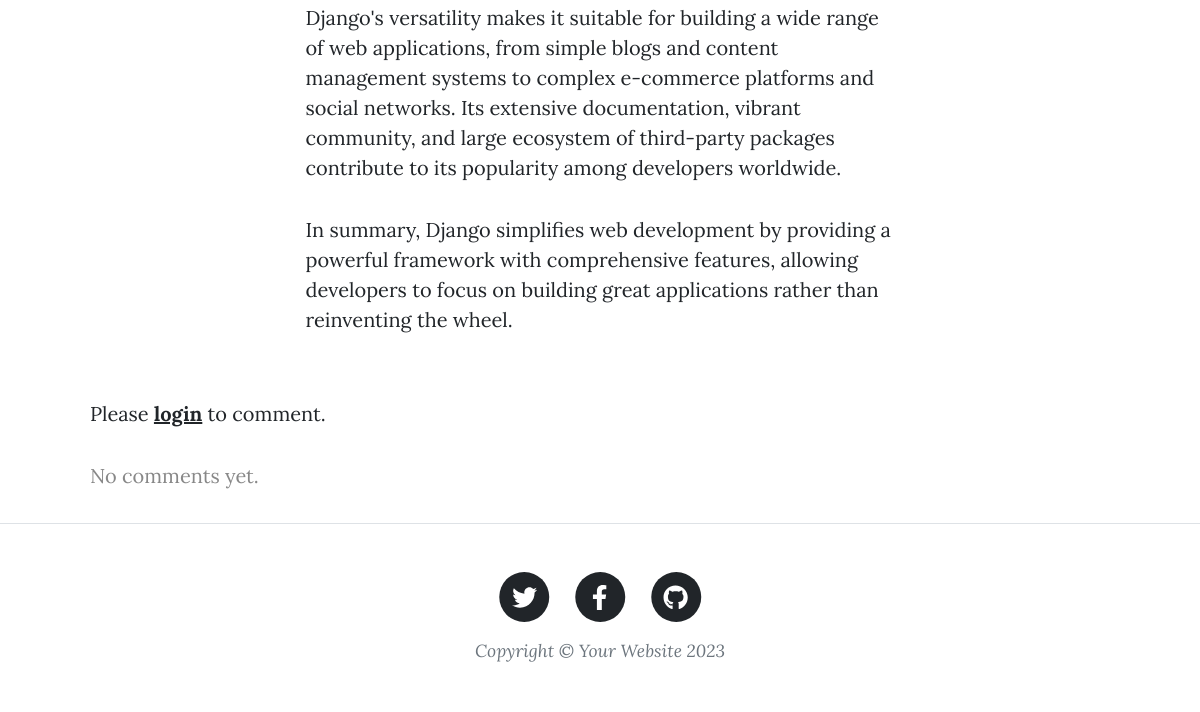
The app's page /post/4/ (lower part), older data.
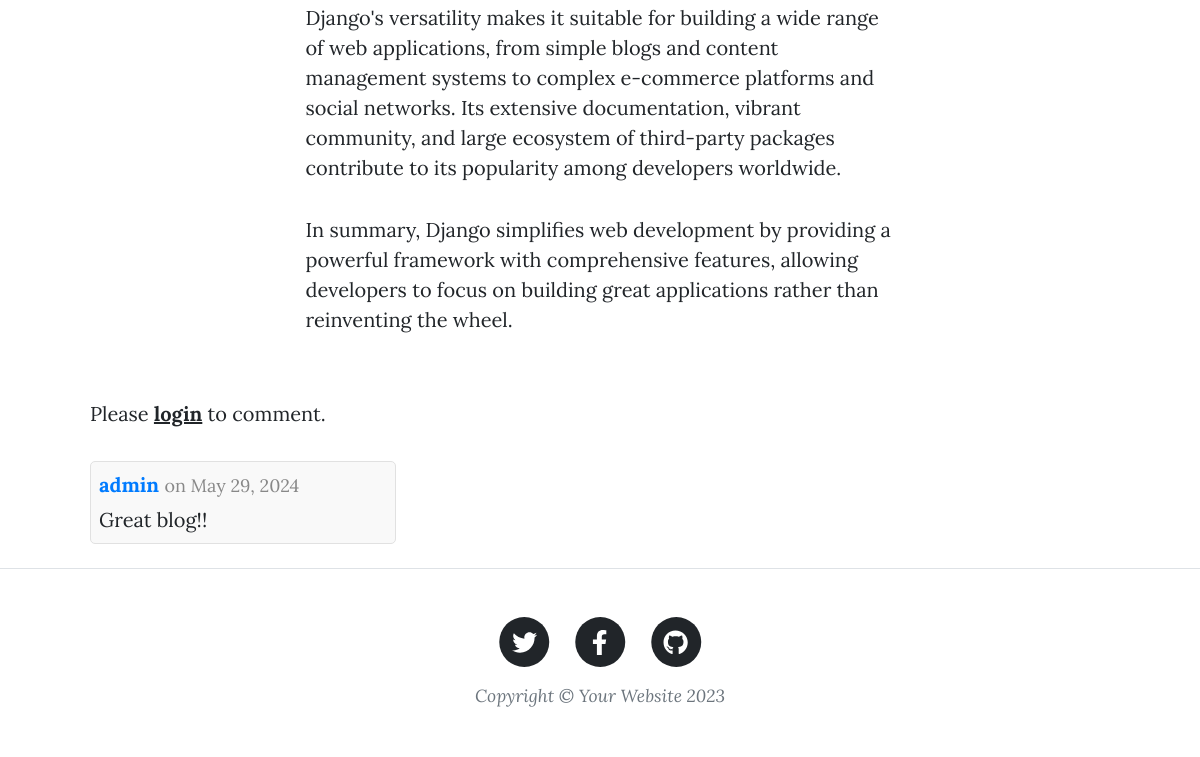
The same page, newer data.
### blog/models.py (models this page shows, shortened)
class Comment(models.Model):
    name = models.CharField(max_length=100)
    post = models.ForeignKey(Post, on_delete=models.CASCADE, related_name='comments')
    text = models.TextField()
    post_date = models.DateTimeField(auto_now_add=True)

### blog/views.py (the view)
# urls.py: path('post/<int:pk>/',post,name='post'),
def post(request, pk):
    p = Post.objects.get(id=pk)
    post = get_object_or_404(Post, id=pk)
    comments = Comment.objects.filter(post=post)
    post_is_liked = p.likes.filter(id=request.user.id).exists()
    post_is_disliked = p.dislikes.filter(id=request.user.id).exists()
    context = {
        'posts': p,
        'comments': comments,
        'post_is_liked': post_is_liked,
        'post_is_disliked': post_is_disliked,
        'like_count': p.likes.count(),
        'dislike_count': p.dislikes.count(),
    }
    return render(request, 'post.html', {'posts': p, 'comments': comments, "context": context})

### blog/templates/post.html (shortened to what the changed rows need)
{% load static %}
<!DOCTYPE html>
<html lang="en">
    <head>
        <link href="{% static 'css/styles.css' %}" rel="stylesheet" />
    </head>
    <body>
        <article class="mb-4">
            <div class="container px-4 px-lg-5">
                <div class="container">
                    <div class="comments-section">
                        {% if comments %}
                        <ul style="list-style-type: none; padding: 0;">
                            {% for comment in comments %}
                            <li style="margin-bottom: 15px; padding: 8px; border: 1px solid #e1e1e1; border-radius: 5px; background-color: #f9f9f9; width: 30%;">
                                <div style="margin-bottom: 5px;">
                                    <strong style="color: #007bff;">{{ comment.name }}</strong>
                                    <span style="color: #888; font-size: 0.9em;">on {{ comment.post_date | date:"F d, Y" }}</span>
                                </div>
                                <div>{{ comment.text }}</div>
                            </li>
                            {% endfor %}
                        </ul>
                        {% else %}
                        <p style="color: #888;">No comments yet.</p>
                        {% endif %}
                    </div>
                </div>
            </div>
        </article>
    </body>
</html>

Row changes from the older to the newer data that the page shows:
added Comment: name "admin", post_date "May 29, 2024", text "Great blog!!"
Text that changed along with them:
text no longer shown: "No comments yet."
